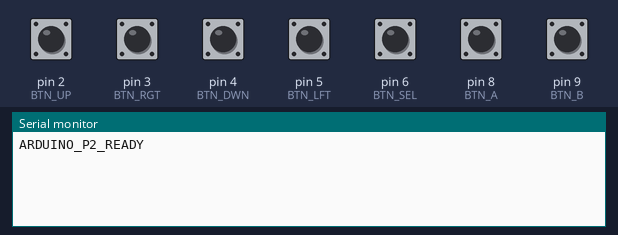
A sketch run on a simulated Arduino Uno, built with avr-gcc and run on an emulated ATmega328P. Parts: the last lines printed to the serial monitor. The test bench sets the inputs (shaded band); at power-on: pin 2 (BTN_UP), pin 3 (BTN_RGT), pin 4 (BTN_DWN), pin 5 (BTN_LFT), pin 6 (BTN_SEL), pin 8 (BTN_A), pin 9 (BTN_B) HIGH.

Above: at 2.7 s.
2.8 s: pin 2 (BTN_UP) pulled LOW for 0.15 s
At 4.0 s:
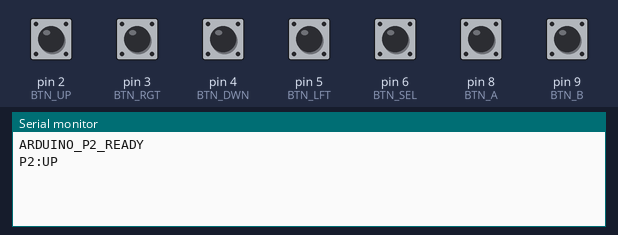
4.4 s: pin 3 (BTN_RGT) pulled LOW for 0.15 s
At 5.3 s:
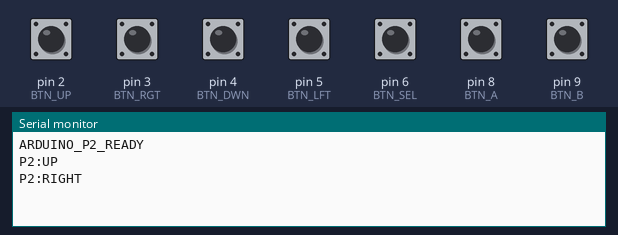
6.0 s: pin 4 (BTN_DWN) pulled LOW for 0.15 s
At 6.3 s:
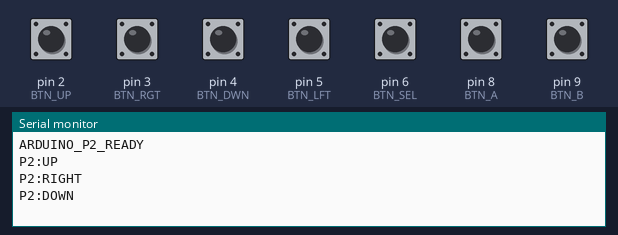
7.6 s: pin 5 (BTN_LFT) pulled LOW for 0.15 s
At 8.8 s:
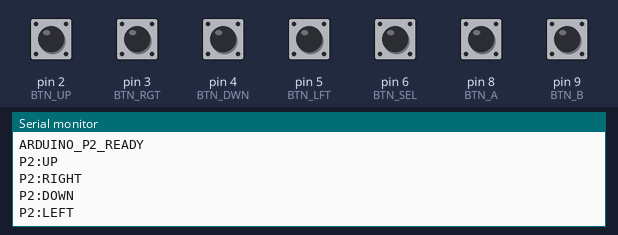
9.2 s: pin 6 (BTN_SEL) pulled LOW for 0.15 s
At 10.1 s:
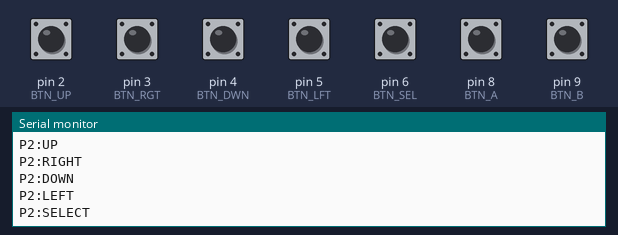
10.8 s: pin 8 (BTN_A) pulled LOW for 0.15 s
At 11.3 s:
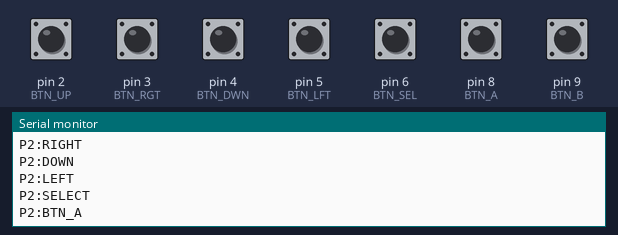

The sketch:

tetris_2player_P2.ino
```cpp
// ============================================
// TETRIS ARDUINO — JOGADOR 2 (P2)
// Joystick Shield + Arduino UNO
// Baud Rate: 9600
//
// MAPEAMENTO DOS BOTÕES:
//   BTN_LFT (pino 5)  → Mover peça para ESQUERDA / SCROLL MENU
//   BTN_RGT (pino 3)  → Mover peça para DIREITA / SCROLL MENU
//   BTN_DWN (pino 4)  → Descer peça rápido (soft drop) / SCROLL MENU
//   BTN_UP  (pino 2)  → GIRAR peça / SCROLL MENU
//   BTN_B   (pino 9)  → Hard Drop (queda instantânea)
//   BTN_SEL (pino 6)  → Pausar / Continuar / SELECIONAR MENU
//   BTN_A   (pino 8)  → GIRAR peça / SELECIONAR MENU
//   BTN_STR (pino 7)  → (reservado)
//
// ◈ NOVO: NAVEGAÇÃO DE MENU COM JOYSTICK
//   • Use UP/DOWN para scrollar entre as opções do menu
//   • Pressione SELECT ou BTN_A para selecionar uma opção
//   • Os botões direcionais também funcionam para scroll no menu
//
// Joystick analógico DESABILITADO.
// ============================================

// Definição dos pinos dos botões (MESMOS PINOS DO P1)
#define BTN_UP   2
#define BTN_DWN  4
#define BTN_LFT  5
#define BTN_RGT  3
#define BTN_SEL  6
#define BTN_STR  7
#define BTN_A    8
#define BTN_B    9

// Timings para debounce e repetição
const unsigned long DEBOUNCE_MS    = 50;
const unsigned long HOLD_DELAY_MS  = 200;
const unsigned long HOLD_REPEAT_MS = 80;

// Estrutura para botões direcionais com hold-repeat
struct DirectionalButton {
  int           pin;
  const char*   command;
  bool          lastState;
  bool          holding;
  unsigned long pressTime;
  unsigned long lastRepeat;
};

// Configuração dos botões direcionais
DirectionalButton dirButtons[] = {
  { BTN_LFT, "LEFT",  HIGH, false, 0, 0 },
  { BTN_RGT, "RIGHT", HIGH, false, 0, 0 },
  { BTN_DWN, "DOWN",  HIGH, false, 0, 0 },
};
const int DIR_COUNT = 3;

// Estados dos botões de ação única
bool upLast   = HIGH;
bool bLast    = HIGH;
bool aLast    = HIGH;
bool selLast  = HIGH;

// ─────────────────────────────────────────────
void setup() {
  Serial.begin(9600);

  // Configurar todos os pinos como INPUT_PULLUP
  pinMode(BTN_UP,  INPUT_PULLUP);
  pinMode(BTN_DWN, INPUT_PULLUP);
  pinMode(BTN_LFT, INPUT_PULLUP);
  pinMode(BTN_RGT, INPUT_PULLUP);
  pinMode(BTN_SEL, INPUT_PULLUP);
  pinMode(BTN_STR, INPUT_PULLUP);
  pinMode(BTN_A,   INPUT_PULLUP);
  pinMode(BTN_B,   INPUT_PULLUP);

  // Aguardar estabilização
  delay(1500);

  // Sinalizar que o Arduino está pronto
  Serial.println("ARDUINO_P2_READY");
  Serial.flush();
}

// Função para enviar comando formatado
void sendCommand(const char* cmd) {
  Serial.print("P2:");
  Serial.println(cmd);
  Serial.flush();
}

// ─────────────────────────────────────────────
void loop() {
  unsigned long now = millis();

  // ── BTN_UP → GIRAR (fire-once) ──
  bool upNow = digitalRead(BTN_UP);
  if (upNow == LOW && upLast == HIGH) {
    sendCommand("UP");
    delay(DEBOUNCE_MS);
  }
  upLast = upNow;

  // ── BTN_B → HARD DROP (fire-once) ──
  bool bNow = digitalRead(BTN_B);
  if (bNow == LOW && bLast == HIGH) {
    sendCommand("BTN_B");
    delay(DEBOUNCE_MS);
  }
  bLast = bNow;

  // ── BTN_A → (reservado) ──
  bool aNow = digitalRead(BTN_A);
  if (aNow == LOW && aLast == HIGH) {
    sendCommand("BTN_A");
    delay(DEBOUNCE_MS);
  }
  aLast = aNow;

  // ── BTN_SEL → PAUSAR (fire-once) ──
  bool selNow = digitalRead(BTN_SEL);
  if (selNow == LOW && selLast == HIGH) {
    sendCommand("SELECT");
    delay(DEBOUNCE_MS);
  }
  selLast = selNow;

  // ── Botões direcionais LEFT, RIGHT, DOWN com hold-repeat ──
  for (int i = 0; i < DIR_COUNT; i++) {
    DirectionalButton& btn = dirButtons[i];
    bool currentState = digitalRead(btn.pin);

    if (currentState == LOW) {  // Botão pressionado
      if (btn.lastState == HIGH) {
        // Primeiro toque: envia comando imediatamente
        sendCommand(btn.command);
        btn.holding = true;
        btn.pressTime = now;
        btn.lastRepeat = now;
      }
      else if (btn.holding &&
               (now - btn.pressTime >= HOLD_DELAY_MS) &&
               (now - btn.lastRepeat >= HOLD_REPEAT_MS)) {
        // Botão segurado: repete comando
        sendCommand(btn.command);
        btn.lastRepeat = now;
      }
    }
    else {  // Botão solto
      btn.holding = false;
    }

    btn.lastState = currentState;
  }

  // Pequeno delay para evitar envio excessivo
  delay(8);
}
```

Measured:
- after the input at 2.8 s, the serial monitor: prints a new line at once (image 1)
- after the input at 4.4 s, the serial monitor: prints a new line at once (image 2)
- after the input at 6.0 s, the serial monitor: prints a new line at once (image 3)
- after the input at 7.6 s, the serial monitor: prints a new line at once (image 4)
- after the input at 9.2 s, the serial monitor: prints a new line at once (image 5)
- after the input at 10.8 s, the serial monitor: prints a new line at once (image 6)
